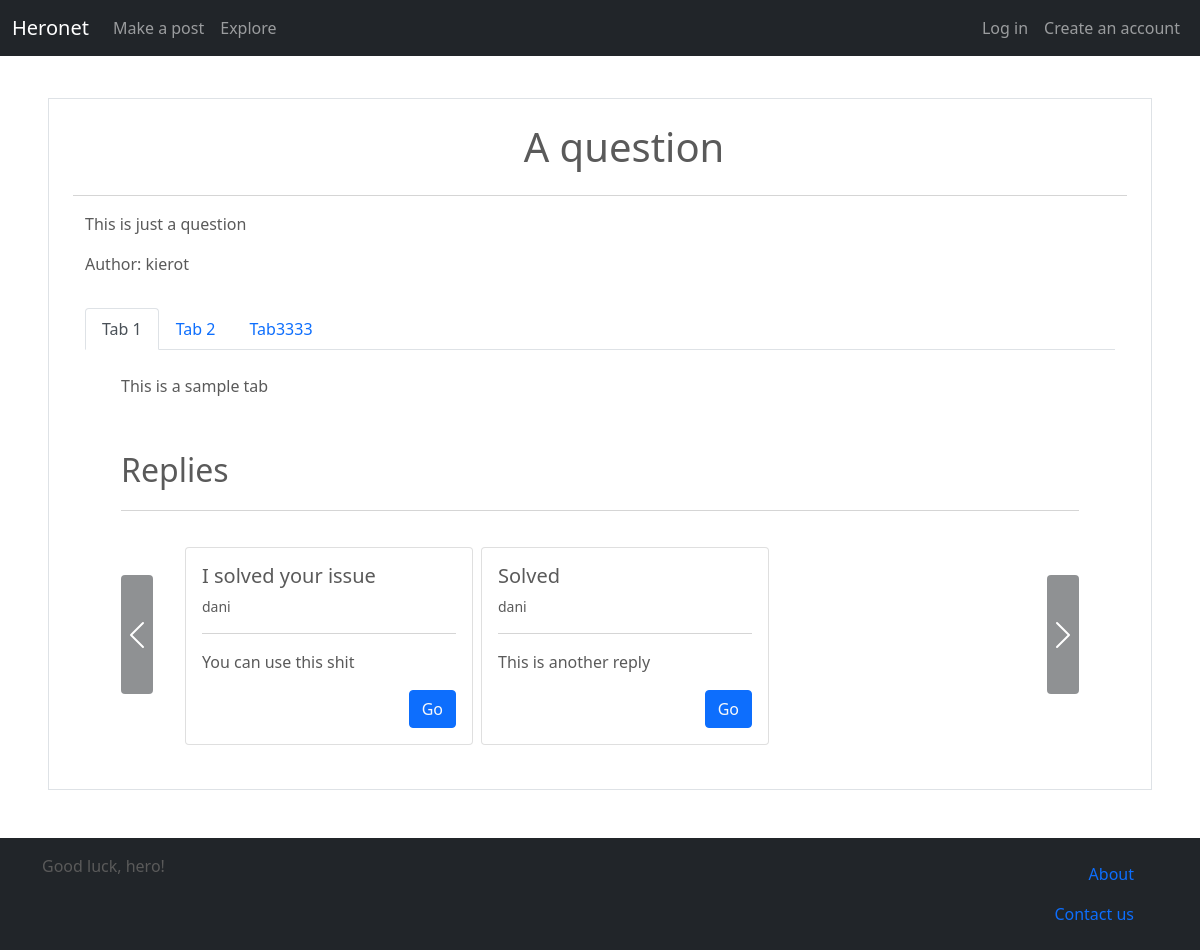
/post/1/, run on an earlier commit of the app's database.
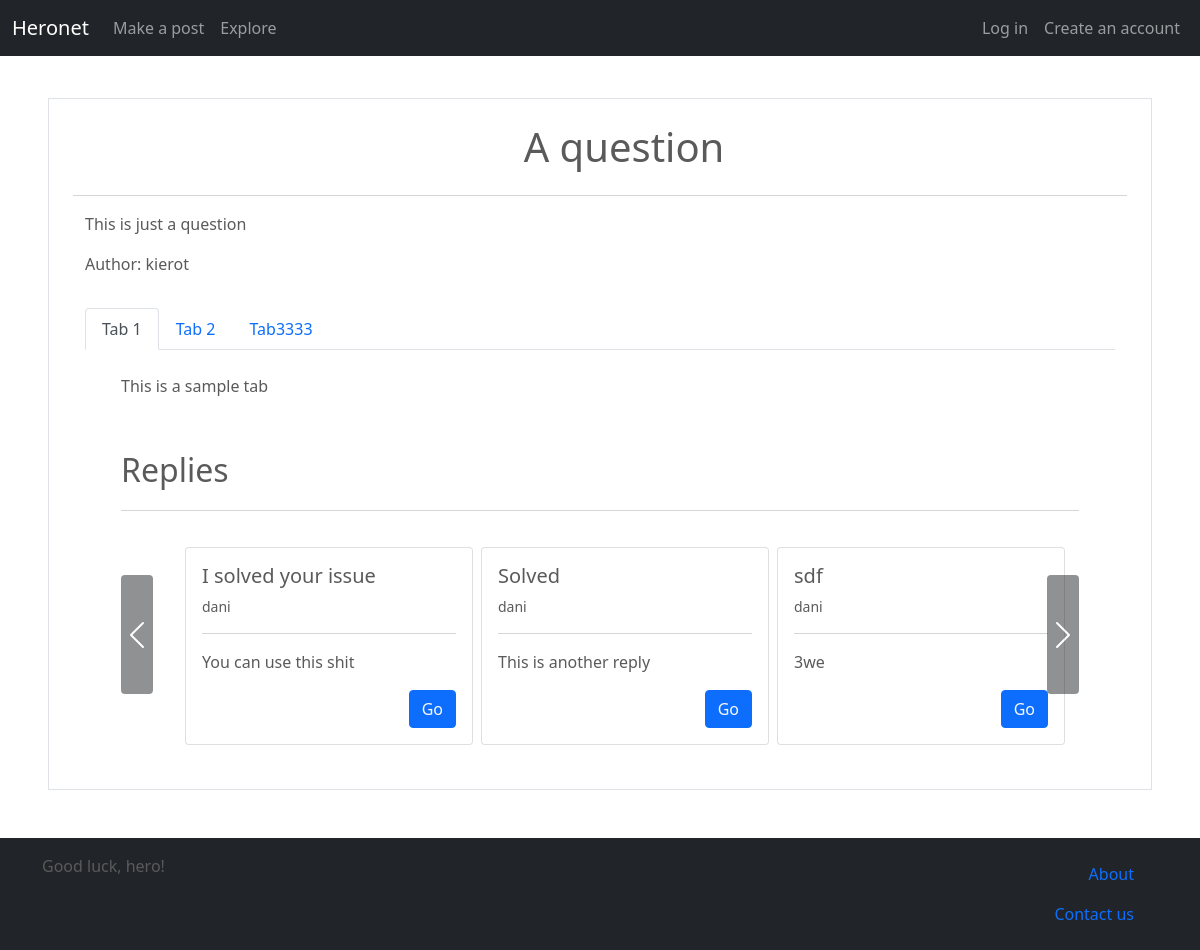
And on a later commit of the database.
### main/models.py (models this page shows, shortened)
class Post(models.Model):
    title = models.CharField(max_length=120)
    text = models.CharField(max_length=2000)
    author = models.ForeignKey(User, on_delete=models.PROTECT)
    reply_post = models.IntegerField(null=True, blank=True)
    reply_tab = models.IntegerField(null=True, blank=True)

class Tab(models.Model):
    title = models.CharField(max_length=120)
    text = models.CharField(max_length=2000)
    post = models.ForeignKey(Post, on_delete=models.CASCADE)

### main/views.py (the view)
# urls.py: path('post/<int:id>/', post, name="post"),
def post(request, id):
    main_post = Post.objects.all().get(id=id)
    posts = Post.objects.all()
    replies_raw = Post.objects.all().filter(reply_post=main_post.id)
    tabs = Tab.objects.all().filter(post=main_post)
    content = {
        'main_post':main_post,
        'posts':posts,
        'tabs':tabs,
        'replies_raw':replies_raw
    }
    return render(request, 'post.html', content)

### main/templatetags/hero_comments.py (called while the page is built)
@register.filter
def org_replies(replies, tab_id):
    i = 0
    views = []
    for reply in replies:
        if reply.reply_tab == tab_id:
            if i % 3 == 0:
                views.append([reply])
            else:
                views[len(views)-1].append(reply)
            i += 1
    return views

@register.filter
def get_replies(replies, post_id):
    i = 0
    views = []
    for reply in replies:
        if reply.reply_post == post_id:
            if i % 3 == 0:
                views.append([reply])
            else:
                views[len(views)-1].append(reply)
            i += 1
    return views

### main/templates/post.html
{% extends 'base.html' %}
{% block content %}
<div class='container'>
    <div class='row border px-4'>
        <h1 class='text-center m-4'>{{main_post.title}}</h1>
        <hr>
        <p>{{main_post.text}}</p>
        <p>Author: {{main_post.author}}</p>
        <nav class='mt-3'>
            <div class="nav nav-tabs" id="nav-tab" role="tablist">
                {% for tab in tabs %}
                    {% if forloop.first %}
                        <button class="nav-link active" id="nav-{{tab.title|cut:' ' }}-tab" data-bs-toggle="tab" data-bs-target="#nav-{{tab.title|cut:' ' }}" type="button" role="tab" aria-controls="nav-{{tab.title|cut:' ' }}" aria-selected="true">{{tab.title}}</button>
                    {% else %}
                        <button class="nav-link" id="nav-{{tab.title|cut:' '}}-tab" data-bs-toggle="tab" data-bs-target="#nav-{{tab.title|cut:' ' }}" type="button" role="tab" aria-controls="nav-{{tab.title|cut:' ' }}" aria-selected="false">{{tab.title}}</button>
                    {% endif %}
                {% endfor %}
            </div>
        </nav>
        <div class="tab-content py-4 px-5" id="nav-tabContent">
            {% for tab in tabs %}
                {% if forloop.first %}
                    <div class="tab-pane fade show active" id="nav-{{tab.title|cut:' ' }}" role="tabpanel" aria-labelledby="nav-{{tab.title|cut:' '}}-tab">
                        {% include 'builder/tabs_content.html' %}
                    </div>
                {% else %}
                    <div class="tab-pane fade" id="nav-{{tab.title|cut:' ' }}" role="tabpanel" aria-labelledby="nav-{{tab.title|cut:' ' }}-tab">
                        {% include 'builder/tabs_content.html' %}
                    </div>
                {% endif %}
            {% endfor %}
        </div>
    </div>
</div>
{% endblock %}

### main/templates/base.html (shortened to what this page needs)
{% load static %}
<!DOCTYPE html>
<html>
<head>
    <link href="https://cdn.jsdelivr.net/npm/bootstrap@5.0.2/dist/css/bootstrap.min.css" rel="stylesheet">
    <link rel="stylesheet" href="{% static 'css/main.css' %}">
</head>
<body>
    <header>
        <nav class="navbar navbar-expand-md navbar-dark fixed-top bg-dark">
            <div class="container-fluid">
                <a class="navbar-brand" href="/">Heronet</a>
                <div class="collapse navbar-collapse" id="navbarCollapse">
                    <ul class="navbar-nav me-auto mb-2 mb-md-0">
                        <li class="nav-item">
                            <a class="nav-link" href="{% url 'make_post' %}">Make a post</a>
                        </li>
                        <li class="nav-item">
                            <a class="nav-link" href="{% url 'explore' %}">Explore</a>
                        </li>
                    </ul>
                    <ul class="navbar-nav">
                        {% if user.is_authenticated %}
                            <li class="nav-item">
                                <a class="nav-link" href="{% url 'profile' %}">Profile</a>
                            </li>
                            <li class="nav-item">
                                <a class="nav-link" href="{% url 'logout' %}">Log out</a>
                            </li>
                        {% else %}
                            <li class="nav-item">
                                <a class="nav-link" href="{% url 'login' %}">Log in</a>
                            </li>
                            <li class="nav-item">
                                <a class="nav-link" href="{% url 'create_account' %}">Create an account</a>
                            </li>
                        {% endif %}
                    </ul>
                </div>
            </div>
        </nav>
    </header>
    <main role='main' class='p-5'>
        {% block content %}{% endblock %}
    </main>
    <footer class="footer py-3">
        <div class="container">
            <div class='row'>
                <div class='col-8'>
                    <p>Good luck, hero!</p>
                </div>
                <div class='col text-end'>
                    <a class='nav-link mx-2' href="#">About</a>
                    <a class='nav-link mx-2' href="#">Contact us</a>
                </div>
            </div>
        </div>
    </footer>
</body>
</html>

### main/templates/builder/tabs_content.html
{{tab.text}}
<div class='mb-3 mt-5 fs-2'>Replies</div>
<hr>
{% include 'builder/horiz.html' %}

### main/templates/builder/horiz.html (shortened to what this page needs)
{% load hero_comments %}
<div id="carouselExampleControls-{{tab.title|cut:' ' }}" class="carousel slide" data-bs-interval=false>
    <div class="carousel-inner mx-5">
        {% for view in replies_raw|org_replies:tab.id %}
            {% if forloop.first %}
                <div class="carousel-item active">
                    {% include 'builder/item.html' %}
                </div>
            {% else %}
                <div class="carousel-item">
                    {% include 'builder/item.html' %}
                </div>
            {% endif %}
        {% endfor %}
    </div>
    <button class="carousel-control-prev bg-dark rounded reply-button mt-5" type="button" data-bs-target="#carouselExampleControls-{{tab.title|cut:' ' }}" data-bs-slide="prev">
    <span class="carousel-control-prev-icon" aria-hidden="true"></span>
    </button>
    <button class="carousel-control-next bg-dark rounded reply-button mt-5"  type="button" data-bs-target="#carouselExampleControls-{{tab.title|cut:' ' }}" data-bs-slide="next">
    <span class="carousel-control-next-icon" aria-hidden="true"></span>
    </button>
</div>

### main/templates/builder/item.html
<div class='row mt-3 px-4'>
    <ul class="nav nav-pills mb-3" id="pills-tab" role="tablist">
        {% for reply in view %}
            <li class="nav-item" role="presentation">
                <div id="pills-{{reply.title|cut:' '}}-tab" data-bs-toggle="pill" data-bs-target="#pills-{{reply.title|cut:' '}}" type="button" role="tab" aria-controls="pills-{{reply.title|cut:' '}}" aria-selected="true">
                    {% include 'builder/post_prev.html' with post=reply selected='focused' %}
                </div>
            </li>
        {% endfor %}
    </ul>
</div>

### main/templates/builder/post_prev.html (shortened to what this page needs)
<div class="card m-1 post-preview" style="width: 18rem;" onclick="{% if selected == 'focused' %}focused(this){% endif %}">
    <div class="card-body">
        <div class='row'>
            <h5 class="card-title">{{post.title}}</h5>
            <small>{{post.author}}</small>
        </div>
        <hr>
        <p class="card-text">{{post.text}}</p>
        <div class='d-flex justify-content-end'>
            <a href="{% url 'post' id=post.id %}" class='btn btn-primary text-light'>Go</a>
        </div>
    </div>
</div>

### main/static/css/main.css (style rules this page uses)
html { overflow-x: hidden; }
body { color: #5a5a5a; padding-top: 50px; min-height: 100vh; overflow-x: hidden; }
.footer { background-color: #212529; position: sticky; top: 100%; }
.reply-button { width: auto; height: 50%; }
.post-preview { transition: 0.5s; }
.post-preview a { color:#5a5a5a }

What changed in the data, as far as the page shows it:
added Post: title "sdf", author "dani", text "3we"
